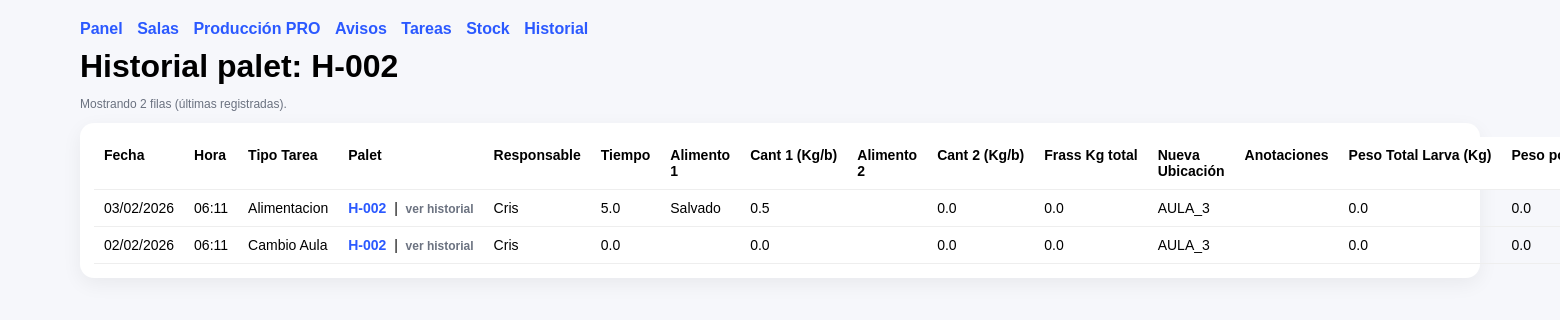
Screenshot of /ui/pallet/1fb7ed1f-67b7-4820-85e7-852d4528fea7/history with the database file from the repository.
### app/models_production.py (models this page shows)
class ProductionTask(Base):
    __tablename__ = "production_tasks"
    id: Mapped[int] = mapped_column(Integer, primary_key=True, autoincrement=True)
    created_at: Mapped[datetime] = mapped_column(DateTime, default=datetime.utcnow, index=True)
    day: Mapped[date] = mapped_column(Date, index=True)
    pallet_id: Mapped[str] = mapped_column(ForeignKey("pallets.id"), index=True)
    room_id: Mapped[int | None] = mapped_column(ForeignKey("rooms.id"), nullable=True, index=True)
    task_name: Mapped[str] = mapped_column(String(80), index=True)
    responsible: Mapped[str | None] = mapped_column(String(60), nullable=True)
    minutes: Mapped[float | None] = mapped_column(Float, nullable=True)
    location: Mapped[str | None] = mapped_column(String(80), nullable=True)
    feed1_item_id: Mapped[int | None] = mapped_column(ForeignKey("items.id"), nullable=True)
    feed1_qty_per_tray_kg: Mapped[float | None] = mapped_column(Float, nullable=True)
    feed2_item_id: Mapped[int | None] = mapped_column(ForeignKey("items.id"), nullable=True)
    feed2_qty_per_tray_kg: Mapped[float | None] = mapped_column(Float, nullable=True)
    frass_kg: Mapped[float | None] = mapped_column(Float, nullable=True)
    larvae_total_kg: Mapped[float | None] = mapped_column(Float, nullable=True)
    larvae_per_tray_kg: Mapped[float | None] = mapped_column(Float, nullable=True)
    note: Mapped[str | None] = mapped_column(String(255), nullable=True)
    pallet = relationship("Pallet", back_populates="production_tasks")
    room = relationship("Room")
    feed1_item = relationship("Item", foreign_keys=[feed1_item_id])
    feed2_item = relationship("Item", foreign_keys=[feed2_item_id])

### app/models.py (models this page shows)
class Pallet(Base):
    __tablename__ = "pallets"
    id: Mapped[str] = mapped_column(String(36), primary_key=True, default=uuid_str)
    code: Mapped[str] = mapped_column(String(20), unique=True, index=True)  # PAL-000123
    created_at: Mapped[datetime] = mapped_column(DateTime, default=datetime.utcnow, index=True)
    status: Mapped[str] = mapped_column(String(20), default="active", index=True)
    tray_count: Mapped[int] = mapped_column(Integer, default=26)
    origin_lot: Mapped[str | None] = mapped_column(String(60), nullable=True, index=True)  # Lote Origen
    parent_lot: Mapped[str | None] = mapped_column(String(60), nullable=True, index=True)  # Lote Padre (texto)
    kg_per_tray: Mapped[float | None] = mapped_column(Float, nullable=True)  # Kg por Bandeja (estimado/medido)
    extraction_count: Mapped[int] = mapped_column(Integer, default=0)  # Nº Extracción acumulada
    logistic_status: Mapped[str | None] = mapped_column(String(40), nullable=True, index=True)  # Estado Logístico
    notes: Mapped[str | None] = mapped_column(String(255), nullable=True)
    is_closed: Mapped[bool] = mapped_column(Boolean, default=False, index=True)
    closed_at: Mapped[datetime | None] = mapped_column(DateTime, nullable=True, index=True)
    closed_reason: Mapped[str | None] = mapped_column(String(200), nullable=True)
    cycle_stage: Mapped[str] = mapped_column(String(30), default="ACTIVE", index=True)
    room_id: Mapped[int] = mapped_column(ForeignKey("rooms.id"))
    batch_month_id: Mapped[int] = mapped_column(ForeignKey("batch_months.id"))
    room = relationship("Room", back_populates="pallets")
    batch_month = relationship("BatchMonth")
    moves = relationship("PalletMove", back_populates="pallet", cascade="all,delete")
    feed_events = relationship("FeedEvent", back_populates="pallet", cascade="all,delete")
    sieve_events = relationship("SieveEvent", back_populates="pallet", cascade="all,delete")
    production_tasks = relationship("ProductionTask", back_populates="pallet", cascade="all,delete")

class Item(Base):
    __tablename__ = "items"
    id: Mapped[int] = mapped_column(Integer, primary_key=True, autoincrement=True)
    category: Mapped[str] = mapped_column(String(20), index=True)  # feed / frass / other
    name: Mapped[str] = mapped_column(String(80), unique=True, index=True)
    unit: Mapped[str] = mapped_column(String(10), default="kg")

### app/routers/history.py (the view)
@router.get("/ui/pallet/{pallet_id}/history", response_class=HTMLResponse)
def ui_pallet_history(pallet_id: str, request: Request, db: Session = Depends(get_db)):
    pallet = db.query(models.Pallet).get(pallet_id)
    if not pallet:
        return templates.TemplateResponse(
            "history.html",
            {"request": request, "rows": [], "title": f"Historial palet (no existe): {pallet_id}"},
        )
    tasks = (
        db.query(ProductionTask)
        .filter(ProductionTask.pallet_id == pallet_id)
        .order_by(ProductionTask.day.desc(), ProductionTask.id.desc())
        .limit(400)
        .all()
    )
    rows = []
    for t in tasks:
        created = _parse_dt(getattr(t, "created_at", None))
        day = getattr(t, "day", None)
        fecha = ""
        if day:
            try:
                fecha = day.strftime("%d/%m/%Y")
            except Exception:
                fecha = str(day)
        rows.append({
            "fecha": fecha,
            "hora": _fmt_time(created),
            "tipo": getattr(t, "task_name", "") or "",
            "pallet_id": pallet_id,
            "pallet_code": pallet.code,
            "responsable": getattr(t, "responsible", "") or "",
            "tiempo": getattr(t, "minutes", None),
            "alimento1": getattr(getattr(t, "feed1_item", None), "name", "") if hasattr(t, "feed1_item") else "",
            "cant1": getattr(t, "feed1_qty_per_tray_kg", None),
            "alimento2": getattr(getattr(t, "feed2_item", None), "name", "") if hasattr(t, "feed2_item") else "",
            "cant2": getattr(t, "feed2_qty_per_tray_kg", None),
            "frass": getattr(t, "frass_kg", None),
            "new_loc": getattr(t, "location", "") or "",
            "anot": getattr(t, "note", "") or "",
            "peso_total": getattr(t, "larvae_total_kg", None),
            "peso_bandeja": getattr(t, "larvae_per_tray_kg", None),
        })
    return templates.TemplateResponse(
        "history.html",
        {"request": request, "rows": rows, "title": f"Historial palet: {pallet.code}"},
    )

### app/templates/history.html (shortened to what this page needs)
{% extends "base.html" %}
{% block content %}
  <h1>{{ title }}</h1>
  <p class="small">Mostrando {{ rows|length }} filas (últimas registradas).</p>
  <div class="card">
    <table>
      <thead>
        <tr>
          <th class="nowrap">Fecha</th>
          <th class="nowrap">Hora</th>
          <th>Tipo Tarea</th>
          <th>Palet</th>
          <th>Responsable</th>
          <th class="nowrap">Tiempo</th>
          <th>Alimento 1</th>
          <th class="nowrap">Cant 1 (Kg/b)</th>
          <th>Alimento 2</th>
          <th class="nowrap">Cant 2 (Kg/b)</th>
          <th class="nowrap">Frass Kg total</th>
          <th>Nueva Ubicación</th>
          <th>Anotaciones</th>
          <th class="nowrap">Peso Total Larva (Kg)</th>
          <th class="nowrap">Peso por Bandeja (Kg)</th>
        </tr>
      </thead>
      <tbody>
        {% for r in rows %}
        <tr>
          <td class="nowrap">{{ r.fecha }}</td>
          <td class="nowrap">{{ r.hora }}</td>
          <td>{{ r.tipo }}</td>
          <td class="nowrap">
            <a href="/ui/pallet/{{ r.pallet_id }}">{{ r.pallet_code }}</a>
            &nbsp;|&nbsp;
            <a href="/ui/pallet/{{ r.pallet_id }}/history" class="small">ver historial</a>
          </td>
          <td>{{ r.responsable }}</td>
          <td class="nowrap">{{ r.tiempo if r.tiempo is not none else "" }}</td>
          <td>{{ r.alimento1 }}</td>
          <td class="nowrap">{{ r.cant1 if r.cant1 is not none else "" }}</td>
          <td>{{ r.alimento2 }}</td>
          <td class="nowrap">{{ r.cant2 if r.cant2 is not none else "" }}</td>
          <td class="nowrap">{{ r.frass if r.frass is not none else "" }}</td>
          <td>{{ r.new_loc }}</td>
          <td>{{ r.anot }}</td>
          <td class="nowrap">{{ r.peso_total if r.peso_total is not none else "" }}</td>
          <td class="nowrap">{{ r.peso_bandeja if r.peso_bandeja is not none else "" }}</td>
        </tr>
        {% endfor %}
      </tbody>
    </table>
  </div>
{% endblock %}

### app/templates/base.html (style rules this page uses)
body { font-family: Arial, sans-serif; margin: 20px; background:#f6f7fb; }
a { color:#2b59ff; text-decoration:none; font-weight:bold; }
.card { background:white; border-radius: 14px; box-shadow: 0 6px 20px rgba(0,0,0,0.06); padding: 14px; }
.small { font-size: 12px; color:#6b7280; }
table { width:100%; border-collapse: collapse; }
th, td { text-align:left; padding:10px; border-bottom:1px solid #eee; font-size: 14px; vertical-align: middle; }

### app/templates/history.html (style rules this page uses)
body { font-family: Arial, sans-serif; margin: 20px; background:#f6f7fb; }
a { color:#2b59ff; text-decoration:none; font-weight:bold; }
h1 { margin: 0 0 10px; }
.small { font-size: 12px; color:#6b7280; }
.card { background:white; border-radius: 14px; box-shadow: 0 6px 20px rgba(0,0,0,0.06); padding: 14px; }
table { width:100%; border-collapse: collapse; }
th, td { text-align:left; padding:10px; border-bottom:1px solid #eee; font-size: 14px; vertical-align: top; }
th { position: sticky; top: 0; background: #fff; z-index: 2; }
.nowrap { white-space: nowrap; }

### rows the page displays
ProductionTask: tipo "Alimentacion", responsable "Cris", minutes "5.0", feed1_qty_per_tray_kg "0.5", feed2_qty_per_tray_kg "0.0", frass_kg "0.0", new_loc "AULA_3", larvae_total_kg "0.0", larvae_per_tray_kg "0.0"
Pallet: pallet_code "H-002" "H-002"
Item: alimento1 "Salvado"
ProductionTask: tipo "Cambio Aula", responsable "Cris", minutes "0.0", feed1_qty_per_tray_kg "0.0", feed2_qty_per_tray_kg "0.0", frass_kg "0.0", new_loc "AULA_3", larvae_total_kg "0.0", larvae_per_tray_kg "0.0"

### other values shown
{{ title }} "Historial palet: H-002"
{{ rows|length }} "2"
{{ r.fecha }} "03/02/2026" "02/02/2026"
{{ r.hora }} "06:11" "06:11"
